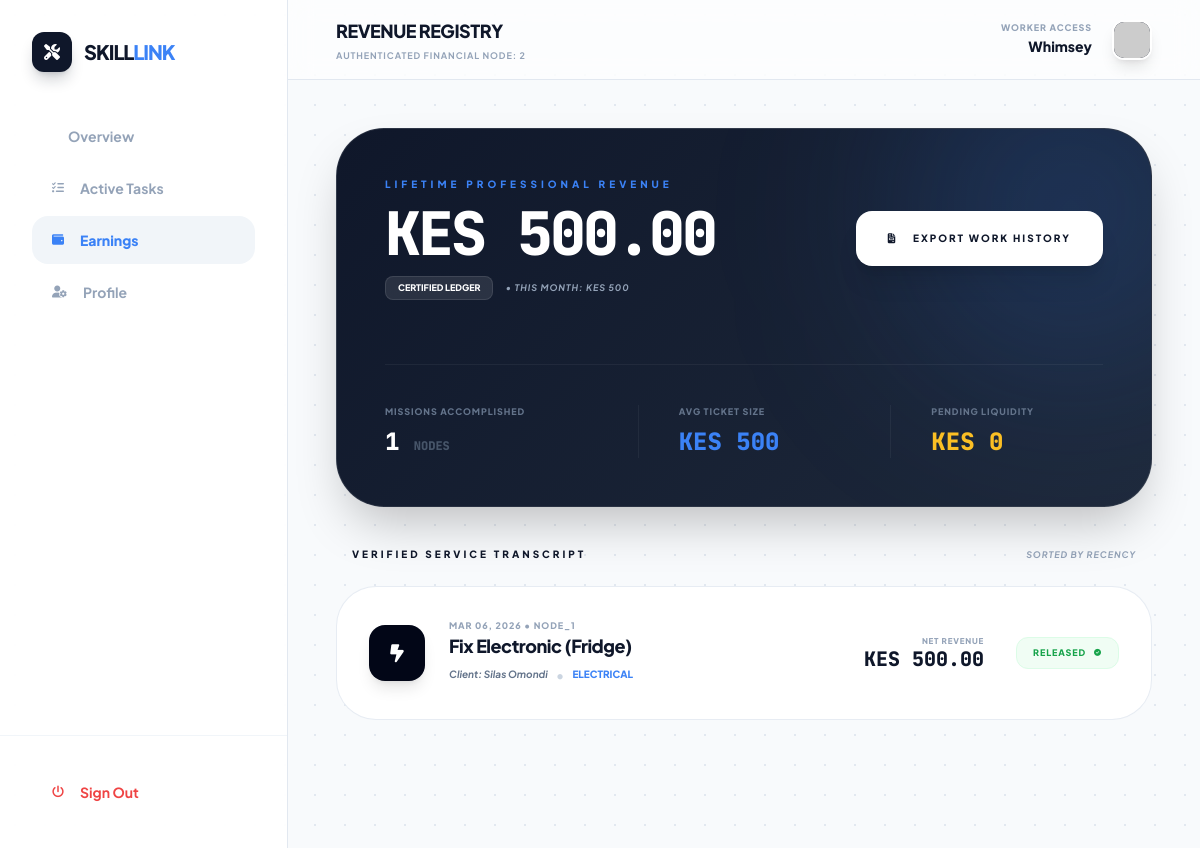
The app's page /worker/earnings.php (signed in) with its own data.
### tables this page shows
CREATE TABLE `tasks` (
  `id` int(11) NOT NULL,
  `client_id` int(11) NOT NULL,
  `category_id` int(11) NOT NULL,
  `worker_id` int(11) DEFAULT NULL,
  `title` varchar(255) NOT NULL,
  `description` text NOT NULL,
  `location_name` varchar(255) NOT NULL,
  `latitude` decimal(10,8) DEFAULT NULL,
  `longitude` decimal(11,8) DEFAULT NULL,
  `budget` decimal(10,2) DEFAULT 0.00,
  `budget_type` enum('fixed','negotiable') DEFAULT 'fixed',
  `status` enum('open','assigned','in_progress','completed','finalized','cancelled') NOT NULL DEFAULT 'open',
  `created_at` timestamp NOT NULL DEFAULT current_timestamp(),
  `updated_at` timestamp NOT NULL DEFAULT current_timestamp() ON UPDATE current_timestamp()
);

CREATE TABLE `categories` (
  `id` int(11) NOT NULL,
  `cat_name` varchar(50) NOT NULL COMMENT 'Display name (e.g., Plumbing)',
  `cat_icon` varchar(50) NOT NULL COMMENT 'FontAwesome class (e.g., fa-wrench)',
  `sort_order` int(11) DEFAULT 0 COMMENT 'Controls UI display sequence',
  `status` enum('active','hidden') DEFAULT 'active' COMMENT 'Allows temporary hiding of categories',
  `created_at` timestamp NOT NULL DEFAULT current_timestamp()
);

CREATE TABLE `users` (
  `id` int(11) NOT NULL,
  `full_name` varchar(255) NOT NULL,
  `email` varchar(255) NOT NULL,
  `phone` varchar(20) NOT NULL,
  `county` varchar(100) NOT NULL,
  `area` varchar(100) NOT NULL,
  `password` varchar(255) NOT NULL,
  `role` enum('client','worker','admin') NOT NULL,
  `status` enum('active','suspended') DEFAULT 'active',
  `created_at` timestamp NOT NULL DEFAULT current_timestamp()
);

### worker/earnings.php (the view, shortened to what this page needs)
<?php
$base_dir = dirname(__DIR__);
require_once $base_dir . '/includes/config.php';
$user_id = $_SESSION['user_id'];
$user_name = $_SESSION['full_name'];
try {
    $ledger_query = $conn->query("
        SELECT
            IFNULL(SUM(budget), 0) AS total_revenue,
            COUNT(id) AS job_count,
            IFNULL(AVG(budget), 0) AS avg_ticket
        FROM tasks
        WHERE worker_id = '$user_id'
        AND status = 'completed'
    ");
    $ledger = $ledger_query->fetch_assoc();
    $current_month_query = $conn->query("
        SELECT IFNULL(SUM(budget), 0) as monthly_vol
        FROM tasks
        WHERE worker_id = '$user_id'
        AND status = 'completed'
        AND MONTH(updated_at) = MONTH(CURRENT_DATE())
        AND YEAR(updated_at) = YEAR(CURRENT_DATE())
    ");
    $monthly_momentum = $current_month_query->fetch_assoc()['monthly_vol'];
    $transactions = $conn->query("
        SELECT t.*, u.full_name as client_name, c.cat_name, c.cat_icon
        FROM tasks t
        JOIN users u ON t.client_id = u.id
        LEFT JOIN categories c ON t.category_id = c.id
        WHERE t.worker_id = '$user_id'
        AND t.status = 'completed'
        ORDER BY t.updated_at DESC
    ");
    $active_volume_query = $conn->query("
        SELECT IFNULL(SUM(budget), 0) as pending_volume
        FROM tasks
        WHERE worker_id = '$user_id'
        AND status IN ('assigned', 'in_progress')
    ");
    $active_volume = $active_volume_query->fetch_assoc()['pending_volume'];
} catch (Exception $e) {
    error_log("Financial Registry Error: " . $e->getMessage());
}
?>
<!DOCTYPE html>
<html lang="en" class="h-full">
<head>
    <script src="https://cdn.tailwindcss.com"></script>
    <link rel="stylesheet" href="https://cdnjs.cloudflare.com/ajax/libs/font-awesome/6.4.0/css/all.min.css">
</head>
<body class="bg-slate-50 font-sans antialiased text-slate-900 overflow-hidden blueprint-bg">
    <div class="flex h-screen overflow-hidden">
        <aside class="w-72 glass-sidebar border-r border-slate-200 flex flex-col z-50">
            <div class="p-8">
                <div class="flex items-center gap-3 mb-10">
                    <div class="w-10 h-10 bg-slate-900 text-white rounded-xl flex items-center justify-center shadow-lg shadow-slate-900/20">
                        <i class="fas fa-screwdriver-wrench"></i>
                    </div>
                    <span class="text-xl font-black tracking-tighter uppercase">Skill<span class="text-skill-blue">Link</span></span>
                </div>
                <nav class="space-y-1">
                    <a href="dashboard.php" class="flex items-center gap-4 px-5 py-3.5 text-slate-400 hover:text-skill-blue transition-all font-bold text-sm">
                        <i class="fas fa-grid-2 text-xs"></i> Overview
                    </a>
                    <a href="manage-tasks.php" class="flex items-center gap-4 px-5 py-3.5 text-slate-400 hover:text-skill-blue transition-all font-bold text-sm">
                        <i class="fas fa-list-check text-xs"></i> Active Tasks
                    </a>
                    <a href="earnings.php" class="active-nav flex items-center gap-4 px-5 py-3.5 font-black text-sm text-skill-blue">
                        <i class="fas fa-wallet text-xs"></i> Earnings
                    </a>
                    <a href="edit-profile.php" class="flex items-center gap-4 px-5 py-3.5 text-slate-400 hover:text-skill-blue transition-all font-bold text-sm">
                        <i class="fas fa-user-gear text-xs"></i> Profile
                    </a>
                </nav>
            </div>
            <div class="mt-auto p-8 border-t border-slate-100">
                <a href="../auth/logout.php" class="flex items-center gap-4 px-5 py-3.5 text-red-500 hover:bg-red-50 rounded-xl font-bold text-sm transition-all">
                    <i class="fas fa-power-off text-xs"></i> Sign Out
                </a>
            </div>
        </aside>
        <main class="flex-1 flex flex-col overflow-hidden relative">
            <header class="h-20 flex items-center justify-between px-12 bg-white/60 backdrop-blur-md border-b border-slate-200 z-20">
                <div>
                    <h1 class="text-lg font-black text-slate-900 tracking-tight uppercase">Revenue Registry</h1>
                    <p class="text-[9px] font-bold text-slate-400 uppercase tracking-widest mt-1">Authenticated Financial Node: <?= $user_id ?></p>
                </div>
                <div class="flex items-center gap-5">
                    <div class="text-right hidden md:block">
                        <p class="text-[9px] font-black text-slate-400 uppercase tracking-widest leading-none mb-1">Worker Access</p>
                        <p class="font-black text-slate-900 text-sm"><?= $user_name; ?></p>
                    </div>
                    <div class="w-10 h-10 bg-slate-900 rounded-xl overflow-hidden border-2 border-white shadow-lg">
                        <img src="https://ui-avatars.com/api/?name=<?= urlencode($user_name); ?>&background=0f172a&color=fff" alt="User">
                    </div>
                </div>
            </header>
            <section class="flex-1 overflow-y-auto p-12 custom-scroll">
                <div class="max-w-6xl mx-auto space-y-10 pb-20">
                    <div class="vault-glass rounded-[3rem] p-12 text-white relative overflow-hidden shadow-2xl">
                        <div class="relative z-10 flex flex-col lg:flex-row justify-between items-start lg:items-center gap-10">
                            <div class="space-y-3">
                                <p class="text-[10px] font-black uppercase tracking-[0.4em] text-skill-blue">Lifetime Professional Revenue</p>
                                <h2 class="text-6xl font-black tracking-tighter font-mono">KES <?= number_format($ledger['total_revenue'], 2); ?></h2>
                                <div class="flex items-center gap-3 mt-4">
                                    <span class="px-3 py-1 bg-white/10 text-white text-[9px] font-black uppercase rounded-lg border border-white/10">Certified Ledger</span>
                                    <span class="text-slate-400 text-[9px] font-bold uppercase tracking-widest italic">• This month: KES <?= number_format($monthly_momentum, 0) ?></span>
                                </div>
                            </div>
                            <a href="export_history_pdf.php" target="_blank" class="px-8 py-5 bg-white text-slate-900 rounded-2xl font-black text-[10px] uppercase tracking-[0.2em] shadow-xl hover:bg-blue-600 hover:text-white transition-all active:scale-95 group">
                                <i class="fas fa-file-invoice mr-3"></i> Export Work History
                            </a>
                        </div>
                        <div class="grid grid-cols-1 md:grid-cols-3 gap-10 mt-16 pt-10 border-t border-white/5 relative z-10">
                            <div>
                                <p class="text-[9px] font-black text-slate-500 uppercase tracking-widest mb-2">Missions Accomplished</p>
                                <p class="text-2xl font-black font-mono"><?= $ledger['job_count']; ?> <span class="text-xs text-slate-600">NODES</span></p>
                            </div>
                            <div class="border-l border-white/5 md:pl-10">
                                <p class="text-[9px] font-black text-slate-500 uppercase tracking-widest mb-2">Avg Ticket Size</p>
                                <p class="text-2xl font-black font-mono text-skill-blue">KES <?= number_format($ledger['avg_ticket'], 0); ?></p>
                            </div>
                            <div class="border-l border-white/5 md:pl-10">
                                <p class="text-[9px] font-black text-slate-500 uppercase tracking-widest mb-2">Pending Liquidity</p>
                                <p class="text-2xl font-black font-mono text-amber-400">KES <?= number_format($active_volume, 0); ?></p>
                            </div>
                        </div>
                    </div>
                    <div class="space-y-6">
                        <div class="flex items-center justify-between px-4">
                            <h3 class="text-[10px] font-black text-slate-900 uppercase tracking-[0.3em]">Verified Service Transcript</h3>
                            <span class="text-[9px] font-bold text-slate-400 uppercase tracking-widest italic">Sorted by Recency</span>
                        </div>
                        <div class="space-y-4">
                            <?php if($transactions->num_rows > 0): ?>
                                <?php while($row = $transactions->fetch_assoc()):
                                    $cat_icon = $row['cat_icon'] ?? 'fa-check-double';
                                ?>
                                <div class="elite-card p-8 rounded-[2.5rem] flex flex-col md:flex-row items-center justify-between group gap-6">
                                    <div class="flex items-center gap-6 w-full md:w-auto">
                                        <div class="w-14 h-14 bg-slate-950 text-white rounded-2xl flex items-center justify-center shadow-lg group-hover:bg-skill-blue transition-all duration-500">
                                            <i class="fas <?= $cat_icon ?> text-lg"></i>
                                        </div>
                                        <div>
                                            <p class="text-[9px] font-black text-slate-400 uppercase tracking-widest mb-1">
                                                <?= date('M d, Y', strtotime($row['updated_at'])); ?> • NODE_<?= $row['id']; ?>
                                            </p>
                                            <h4 class="text-lg font-black text-slate-900 tracking-tight leading-none mb-2"><?= htmlspecialchars($row['title']); ?></h4>
                                            <div class="flex items-center gap-2">
                                                <span class="text-[10px] font-bold text-slate-500 italic">Client: <?= htmlspecialchars($row['client_name']); ?></span>
                                                <span class="text-slate-300">•</span>
                                                <span class="text-[10px] font-black text-blue-500 uppercase"><?= $row['cat_name'] ?? 'General Service' ?></span>
                                            </div>
                                        </div>
                                    </div>
                                    <div class="flex items-center gap-8 w-full md:w-auto justify-between md:justify-end">
                                        <div class="text-right">
                                            <p class="text-[8px] font-black text-slate-400 uppercase tracking-widest mb-1 leading-none">Net Revenue</p>
                                            <p class="text-xl font-black text-slate-900 font-mono leading-none">KES <?= number_format($row['budget'], 2); ?></p>
                                        </div>
                                        <div class="bg-green-50 text-green-600 px-4 py-2 rounded-xl text-[9px] font-black uppercase tracking-widest border border-green-100 flex items-center gap-2">
                                            Released <i class="fas fa-circle-check text-[7px]"></i>
                                        </div>
                                    </div>
                                </div>
                                <?php endwhile; ?>
                            <?php endif; ?>
                        </div>
                    </div>
                </div>
            </section>
        </main>
    </div>
</body>
</html>

### worker/earnings.php (style rules this page uses)
.blueprint-bg { background-image: radial-gradient(#e2e8f0 1.1px, transparent 1.1px); background-size: 30px 30px; }
.glass-sidebar { background: rgba(255, 255, 255, 0.9); backdrop-filter: blur(20px); }
.elite-card { background: white; border: 1px solid rgba(226, 232, 240, 0.8); transition: all 0.3s cubic-bezier(0.4, 0, 0.2, 1); }
.vault-glass { background: linear-gradient(135deg, #0f172a 0%, #1e293b 100%); border: 1px solid rgba(255, 255, 255, 0.1); }
.active-nav { background: #f1f5f9; color: #3b82f6 !important; border-radius: 1rem; }

### records on screen
tasks: updated_at "MAR 06, 2026", id "1", title "Fix Electronic (Fridge)", client.full_name "Silas Omondi", category.cat_name "ELECTRICAL", budget "500.00"

### other values on screen
$user_id "2"
$user_name "Whimsey"
$ledger['total_revenue'] "500.00"
$monthly_momentum "500"
$ledger['job_count'] "1"
$ledger['avg_ticket'] "500"
$active_volume "0"
